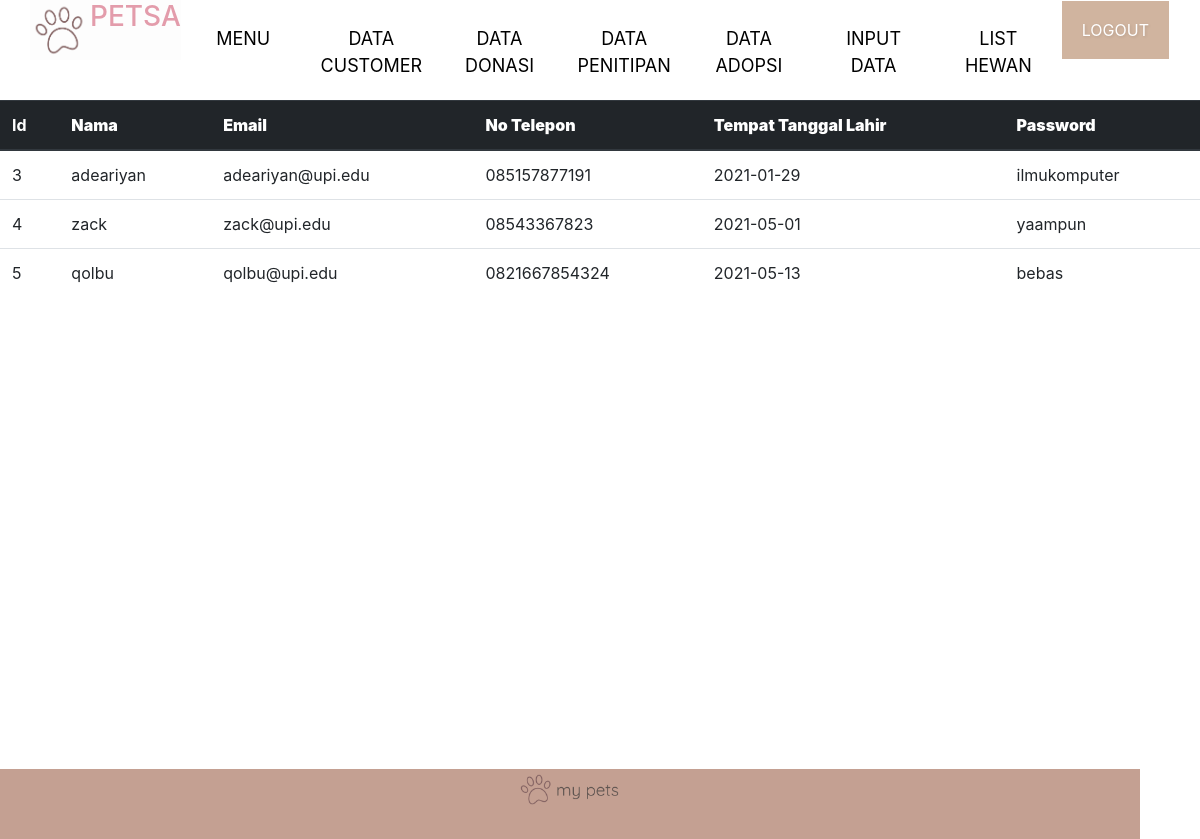
Page /admin/datacustomer.php on the committed database.
### tables this page shows
CREATE TABLE `data_user` (
  `id` int(5) NOT NULL,
  `nama` varchar(255) NOT NULL,
  `email` varchar(255) NOT NULL,
  `no_telepon` varchar(15) NOT NULL,
  `tempat_tanggal_lahir` varchar(255) NOT NULL,
  `password` varchar(20) NOT NULL
);

### admin/datacustomer.php (the view, shortened to what this page needs)
<!DOCTYPE html>
<html>
<head>
	<link rel="stylesheet" type="text/css" href="../assets/style.css">
  <link rel="stylesheet" href="https://maxcdn.bootstrapcdn.com/bootstrap/4.0.0/css/bootstrap.min.css"
 />
</head>
<body>
<header>
  <div id="wrapper">
  <div id="header">
      <nav>
        <ul class="nav-header">
          <a href="index.html" id="logo"><img src="../assets/image/ikon.png" width="60px"></a>
          <h3 style="color: #e39cab; font-family: ">PETSA</h3>
          <li><a href="indexadmin.php">MENU</a></li>
          <li><a href="datacustomer.php">DATA CUSTOMER</a></li>
          <li><a href="datadonasi.php">DATA DONASI</a></li>
          <li><a href="datatitip.php">DATA PENITIPAN</a></li>
          <li><a href="dataadopsi.php">DATA ADOPSI</a></li>
          <li><a href="datahewan.php">INPUT DATA</a></li>
          <li><a href="../admin/datalisthewan.php">LIST HEWAN</a></li>
          <button><a href="../logout.php">LOGOUT</a></button>
        </ul>
      </nav>
<br>
  </div>
</header>
              <table class="table table-hover">
                <thead class="thead-dark">
                  <tr>
                    <th scope="col">Id</th>
                    <th scope="col"><b>Nama</b></td>
                    <th scope="col"><b>Email</b></td>
                    <th scope="col"><b>No Telepon</b></td>
                    <th scope="col"><b>Tempat Tanggal Lahir</b></td>
                    <th scope="col"><b>Password</b></td>
                  </tr>
                </thead>
                <tbody>
                  <?php
            include_once("../config.php");
            $results = mysqli_query($conn, "SELECT * FROM data_user");
              while ($res = mysqli_fetch_array($results)):
            ?>
              <tr>
                <td scope="row"> <?=$res['id'] ?>
                <td> <?=$res['nama'] ?>
                <td> <?=$res['email']?> </td>
                <td> <?=$res['no_telepon']?></td>
                <td> <?=$res['tempat_tanggal_lahir']?> </td>
                <td> <?=$res['password']?> </td>
              </tr>
            <?php
            endwhile;
             ?>
                </tbody>
      </table>
<main>
<br/>
</main>
<br/><br/>
<br/><br/>
<br/><br/>
<br/><br/>
<br/><br/>
<br/><br/>
<br/><br/>
<br/><br/>
<br/><br/>
  <footer >
<div class="container2" >
  <div class="box4" >
    <img src="../assets/image/logo.png" width="100%" >
  </footer>
  </body>
</html>

### assets/style.css (style rules this page uses)
body { font-family: 'DM Sans', sans-serif; }
#header { height: 100px; background-color: white; width: 95%; margin: auto; border-bottom: #C4A092; }
.nav-header { padding:0; margin: auto; list-style-type: none; background-color: #FDFDFD; height: 60px; display: flex; width: 100%; flex-direction: row; }
.nav-header > li { width: 180px; background-color: #FFFFFF; padding: 15px; padding-top: 25px; text-align: center; color: black; font-size: 18px; }
a:link { color: black; text-decoration: none; }
button { color: #FFFFFF; background-color: #C4A092; border-color: #C4A092; border-radius: 15%; font-size: large; padding: 10px; margin-top: 10px; box-shadow: none; }
button a:link { color: white; text-decoration: none; }
.container2 { display: flex; height: 70px; width: 95%; padding-bottom: 2%; background-color: #C4A092; }
.box4 { width: 10%; margin: auto; height: 50px; }
h3 { text-align: center; font-weight: bold; }
.form-login input[type="button"], .form-login input[type="submit"], button { background: #D0B49F; padding: 8px 20px 8px 20px; border-radius: 5px; color: white; text-shadow: 1px 1px 3px rgba(0, 0, 0, 0.12); font: normal 30px 'DM Sans', sans-serif; box-shadow: 0px 2px 2px 0px rgba(255, 255, 255, 0.17); border: 1px solid white; font-size: 15px; }
* { box-sizing: border-box; }
::placeholder { color: #C4A092; font-size: 15px; font-family: 'DM Sans', sans-serif; background-color: transparent; border-color: white; }

### rows in the picture
data_user: id "3", nama "adeariyan", email "adeariyan@upi.edu", no_telepon "085157877191", tempat_tanggal_lahir "2021-01-29", password "ilmukomputer"
data_user: id "4", nama "zack", email "zack@upi.edu", no_telepon "08543367823", tempat_tanggal_lahir "2021-05-01", password "yaampun"
data_user: id "5", nama "qolbu", email "qolbu@upi.edu", no_telepon "0821667854324", tempat_tanggal_lahir "2021-05-13", password "bebas"
